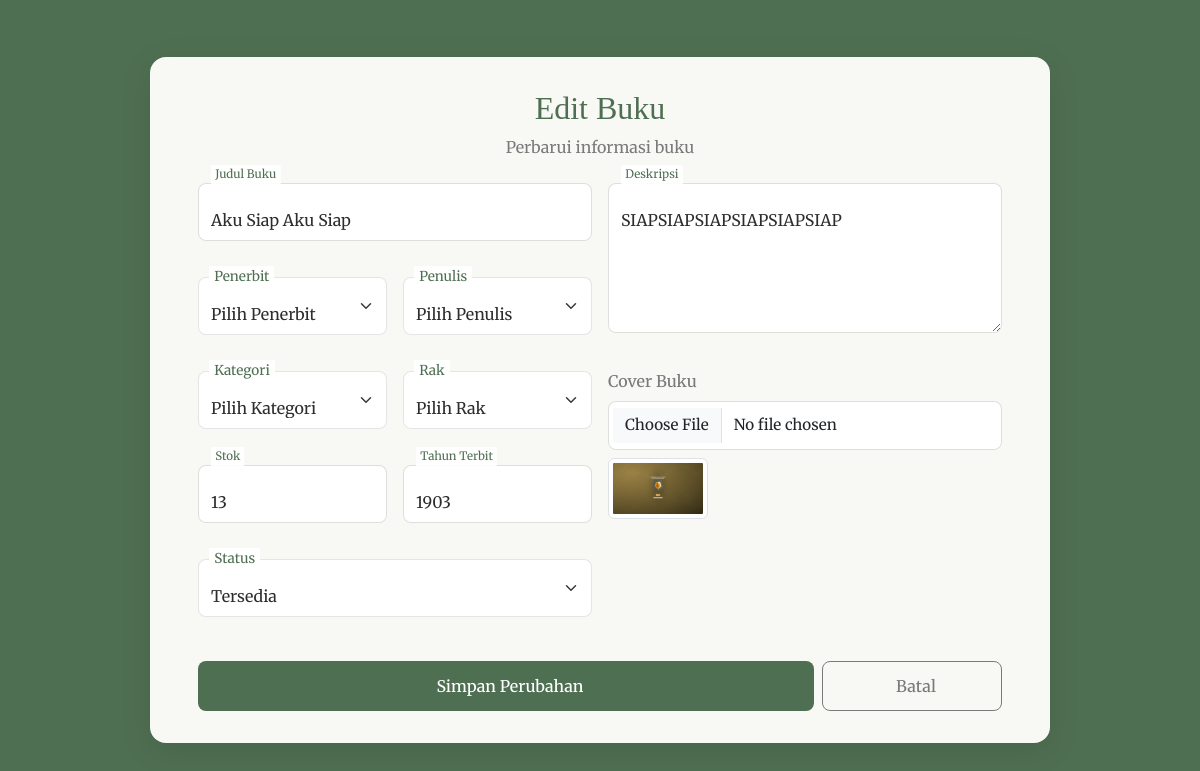
/admin/buku/update.php?id=17 (signed in), run on the app's committed database.
### tables this page shows
CREATE TABLE `bukuv2` (
  `id_bukuV2` int(11) NOT NULL,
  `judul_buku` varchar(150) NOT NULL,
  `id_penerbit` int(11) DEFAULT NULL,
  `id_penulis` int(11) DEFAULT NULL,
  `id_kat` int(11) DEFAULT NULL,
  `stok` int(11) DEFAULT 0,
  `thn_terbit` year(4) DEFAULT NULL,
  `deskripsi_buku` text DEFAULT NULL,
  `cover` text DEFAULT NULL,
  `id_rak` int(11) DEFAULT NULL,
  `status` enum('tersedia','tidak tersedia') DEFAULT 'tersedia'
);

### config/app.php (called while the page is built, shortened)
<?php
include('koneksi.php');
function getAllBuku($id = null)
{
    global $db;
    $query = "SELECT bukuV2.id_bukuV2,
                     bukuV2.judul_buku,
                     penerbit.nama_penerbit,
                     penulis.nama_penulis,
                     kategori.nama_kat,
                     bukuV2.stok,
                     bukuV2.thn_terbit,
                     bukuV2.deskripsi_buku,
                     bukuV2.cover,
                     rak.nama_rak,
                     CASE
                        WHEN bukuV2.stok > 0 THEN 'tersedia'
                        ELSE 'habis'
                     END as status
              FROM bukuV2
              JOIN penerbit ON bukuV2.id_penerbit = penerbit.id_penerbit
              JOIN penulis ON bukuV2.id_penulis = penulis.id_penulis
              JOIN kategori ON bukuV2.id_kat = kategori.id_kat
              JOIN rak ON bukuV2.id_rak = rak.id_rak";
    if ($id !== null) {
        $id = (int)$id;
        $query .= " WHERE bukuV2.id_bukuV2 = $id";
    } else {
        $query .= " ORDER BY bukuV2.judul_buku ASC";
    }
    $result = mysqli_query($db, $query);
    $rows = [];
    while ($row = mysqli_fetch_assoc($result)) {
        $rows[] = $row;
    }
    return $rows;
}

### admin/buku/update.php (the view, shortened to what this page needs)
<?php
if (isset($_GET['id'])) {
    $id = (int) $_GET['id'];
    $result = getAllBuku($id);
    if (!empty($result)) {
        $buku = $result[0];
    } else {
        echo "<script>
            alert('Data tidak ditemukan!');
            document.location.href='list.php';
        </script>";
        exit;
    }
}
?>
<!DOCTYPE html>
<html lang="id">
<head>
    <link rel="stylesheet" href="../../node_modules/bootstrap/dist/css/bootstrap.min.css">
    <link rel="stylesheet" href="../../assets/styleLibrary.css">
</head>
<body class="edit-buku-page">
    <div class="container-fluid">
        <div class="edit-card mx-auto">
            <div class="edit-header">
                <h2>Edit Buku</h2>
                <p>Perbarui informasi buku</p>
            </div>
            <form method="POST" class="needs-validation" novalidate enctype="multipart/form-data">
                <div class="row g-3">
                    <div class="col-md-6">
                        <div class="row g-3">
                            <div class="col-12">
                                <div class="form-floating">
                                    <input type="text" class="form-control" name="judul_buku" id="judul_buku"
                                        value="<?= $buku['judul_buku'] ?>" required
                                        pattern="[A-Za-z0-9\s.,!?():'\-]+"
                                        title="Judul boleh berisi huruf, angka, spasi, dan tanda baca" placeholder=" ">
                                    <label for="judul_buku">Judul Buku</label>
                                </div>
                            </div>
                            <div class="col-6">
                                <div class="form-floating">
                                    <select name="penerbit" id="penerbit" class="form-select" required placeholder=" ">
                                        <option value="">Pilih Penerbit</option>
                                    </select>
                                    <label for="penerbit">Penerbit</label>
                                </div>
                            </div>
                            <div class="col-6">
                                <div class="form-floating">
                                    <select name="penulis" id="penulis" class="form-select" required placeholder=" ">
                                        <option value="">Pilih Penulis</option>
                                    </select>
                                    <label for="penulis">Penulis</label>
                                </div>
                            </div>
                            <div class="col-6">
                                <div class="form-floating">
                                    <select name="kategori" id="kategori" class="form-select" required placeholder=" ">
                                        <option value="">Pilih Kategori</option>
                                    </select>
                                    <label for="kategori">Kategori</label>
                                </div>
                            </div>
                            <div class="col-6">
                                <div class="form-floating">
                                    <select name="rak" id="rak" class="form-select" required placeholder=" ">
                                        <option value="">Pilih Rak</option>
                                    </select>
                                    <label for="rak">Rak</label>
                                </div>
                            </div>
                            <div class="col-6">
                                <div class="form-floating">
                                    <input type="number" class="form-control" name="stok" id="stok"
                                        value="<?= $buku['stok'] ?>" required min="0">
                                    <label for="stok">Stok</label>
                                </div>
                            </div>
                            <div class="col-6">
                                <div class="form-floating">
                                    <input type="number" class="form-control" name="tahun_terbit" id="tahun_terbit"
                                        value="<?= $buku['thn_terbit'] ?>" required
                                        min="1900" max="<?= date('Y') ?>">
                                    <label for="tahun_terbit">Tahun Terbit</label>
                                </div>
                            </div>
                            <div class="col-12">
                                <div class="form-floating">
                                    <select name="status" id="status" class="form-select" required placeholder=" ">
                                        <option value="tersedia" <?= $buku['status'] == 'tersedia' ? 'selected' : '' ?>>Tersedia</option>
                                    </select>
                                    <label for="status">Status</label>
                                </div>
                            </div>
                        </div>
                    </div>
                    <div class="col-md-6">
                        <div class="row g-3">
                            <div class="col-12">
                                <div class="form-floating">
                                    <textarea class="form-control" name="deskripsi_buku" id="deskripsi_buku" style="height: 150px"><?= $buku['deskripsi_buku'] ?></textarea>
                                    <label for="deskripsi_buku">Deskripsi</label>
                                </div>
                            </div>
                            <div class="col-12">
                                <div class="mb-3">
                                    <label for="cover" class="form-label">Cover Buku</label>
                                    <input type="file" name="cover" id="cover" class="form-control" accept="image/*">
                                    <?php if (!empty($buku['cover'])) : ?>
                                        <div class="mt-2">
                                            <img src="../uploads/<?= $buku['cover'] ?>" width="100" class="img-thumbnail">
                                        </div>
                                    <?php endif; ?>
                                </div>
                            </div>
                        </div>
                    </div>
                </div>
                <div class="d-flex gap-2 mt-4">
                    <button type="submit" name="update" class="btn btn-update flex-grow-1">
                        <i class="bi bi-check-circle me-2"></i>Simpan Perubahan
                    </button>
                    <a href="list.php" class="btn btn-outline-secondary">
                        <i class="bi bi-x-circle me-2"></i>Batal
                    </a>
                </div>
            </form>
        </div>
    </div>
</body>
</html>

### admin/buku/update.php (style rules this page uses)
.container-fluid { height: 100%; display: flex; align-items: center; justify-content: center; }
.edit-card { width: 100%; max-width: 1200px; margin: 0 auto; padding: 2rem; background: #fff; border-radius: 10px; box-shadow: 0 0 20px rgba(0, 0, 0, 0.1); }

### data on the page
bukuv2: judul_buku "Aku Siap Aku Siap", stok "13", tahun_terbit "1903", deskripsi_buku "SIAPSIAPSIAPSIAPSIAPSIAP", cover (picture)
